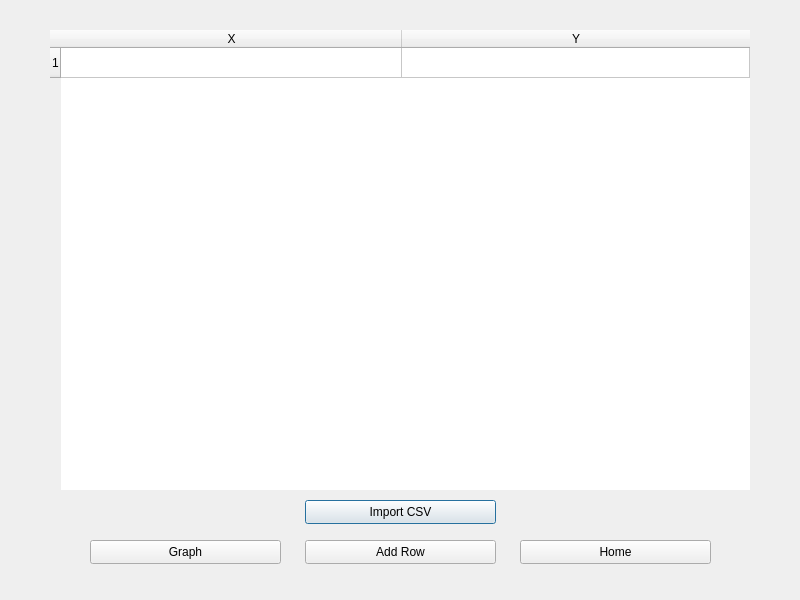
<?xml version="1.0" encoding="UTF-8"?>
<ui version="4.0">
 <class>dataWindow</class>
 <widget class="QDialog" name="dataWindow">
  <property name="geometry">
   <rect>
    <x>0</x>
    <y>0</y>
    <width>800</width>
    <height>600</height>
   </rect>
  </property>
  <property name="minimumSize">
   <size>
    <width>800</width>
    <height>600</height>
   </size>
  </property>
  <property name="maximumSize">
   <size>
    <width>800</width>
    <height>600</height>
   </size>
  </property>
  <property name="windowTitle">
   <string>Dialog</string>
  </property>
  <widget class="QStackedWidget" name="sWDataWindow">
   <property name="geometry">
    <rect>
     <x>0</x>
     <y>0</y>
     <width>801</width>
     <height>601</height>
    </rect>
   </property>
   <property name="frameShape">
    <enum>QFrame::NoFrame</enum>
   </property>
   <property name="midLineWidth">
    <number>1</number>
   </property>
   <property name="currentIndex">
    <number>0</number>
   </property>
   <widget class="QWidget" name="dataTable">
    <widget class="QTableWidget" name="tblTDataPoints">
     <property name="geometry">
      <rect>
       <x>50</x>
       <y>30</y>
       <width>700</width>
       <height>460</height>
      </rect>
     </property>
     <property name="minimumSize">
      <size>
       <width>700</width>
       <height>460</height>
      </size>
     </property>
     <property name="maximumSize">
      <size>
       <width>700</width>
       <height>460</height>
      </size>
     </property>
     <property name="autoFillBackground">
      <bool>false</bool>
     </property>
     <property name="frameShape">
      <enum>QFrame::NoFrame</enum>
     </property>
     <property name="frameShadow">
      <enum>QFrame::Plain</enum>
     </property>
     <property name="midLineWidth">
      <number>1</number>
     </property>
     <property name="verticalScrollBarPolicy">
      <enum>Qt::ScrollBarAsNeeded</enum>
     </property>
     <property name="horizontalScrollBarPolicy">
      <enum>Qt::ScrollBarAsNeeded</enum>
     </property>
     <property name="sizeAdjustPolicy">
      <enum>QAbstractScrollArea::AdjustIgnored</enum>
     </property>
     <property name="autoScroll">
      <bool>false</bool>
     </property>
     <property name="alternatingRowColors">
      <bool>true</bool>
     </property>
     <property name="textElideMode">
      <enum>Qt::ElideLeft</enum>
     </property>
     <property name="showGrid">
      <bool>true</bool>
     </property>
     <property name="sortingEnabled">
      <bool>false</bool>
     </property>
     <attribute name="horizontalHeaderCascadingSectionResizes">
      <bool>false</bool>
     </attribute>
     <attribute name="horizontalHeaderDefaultSectionSize">
      <number>341</number>
     </attribute>
     <attribute name="horizontalHeaderShowSortIndicator" stdset="0">
      <bool>false</bool>
     </attribute>
     <attribute name="horizontalHeaderStretchLastSection">
      <bool>true</bool>
     </attribute>
     <row>
      <property name="text">
       <string>1</string>
      </property>
     </row>
     <column>
      <property name="text">
       <string>X</string>
      </property>
     </column>
     <column>
      <property name="text">
       <string>Y</string>
      </property>
     </column>
    </widget>
    <widget class="QPushButton" name="btnTDataCSV">
     <property name="geometry">
      <rect>
       <x>305</x>
       <y>500</y>
       <width>191</width>
       <height>24</height>
      </rect>
     </property>
     <property name="text">
      <string>Import CSV</string>
     </property>
    </widget>
    <widget class="QPushButton" name="btnTDataRow">
     <property name="geometry">
      <rect>
       <x>305</x>
       <y>540</y>
       <width>191</width>
       <height>24</height>
      </rect>
     </property>
     <property name="text">
      <string>Add Row</string>
     </property>
    </widget>
    <widget class="QPushButton" name="btnTDataGraph">
     <property name="geometry">
      <rect>
       <x>90</x>
       <y>540</y>
       <width>191</width>
       <height>24</height>
      </rect>
     </property>
     <property name="text">
      <string>Graph</string>
     </property>
    </widget>
    <widget class="QPushButton" name="btnTDataHome">
     <property name="geometry">
      <rect>
       <x>520</x>
       <y>540</y>
       <width>191</width>
       <height>24</height>
      </rect>
     </property>
     <property name="text">
      <string>Home</string>
     </property>
    </widget>
   </widget>
   <widget class="QWidget" name="graphViewer">
    <widget class="QWidget" name="gridLayoutWidget">
     <property name="geometry">
      <rect>
       <x>80</x>
       <y>90</y>
       <width>661</width>
       <height>451</height>
      </rect>
     </property>
     <layout class="QGridLayout" name="lytDataWindowCanvas"/>
    </widget>
    <widget class="QFrame" name="frameDataWindowBar">
     <property name="geometry">
      <rect>
       <x>0</x>
       <y>0</y>
       <width>801</width>
       <height>71</height>
      </rect>
     </property>
     <property name="frameShape">
      <enum>QFrame::StyledPanel</enum>
     </property>
     <property name="frameShadow">
      <enum>QFrame::Raised</enum>
     </property>
     <widget class="QWidget" name="verticalLayoutWidget">
      <property name="geometry">
       <rect>
        <x>0</x>
        <y>0</y>
        <width>801</width>
        <height>71</height>
       </rect>
      </property>
      <layout class="QVBoxLayout" name="lytDataWindowBar"/>
     </widget>
    </widget>
    <widget class="QPushButton" name="btnDataWindowHome">
     <property name="geometry">
      <rect>
       <x>330</x>
       <y>560</y>
       <width>161</width>
       <height>24</height>
      </rect>
     </property>
     <property name="text">
      <string>Home</string>
     </property>
    </widget>
   </widget>
   <widget class="QWidget" name="randomDataGrpah">
    <widget class="QLineEdit" name="txtRDataNum">
     <property name="geometry">
      <rect>
       <x>270</x>
       <y>170</y>
       <width>261</width>
       <height>31</height>
      </rect>
     </property>
     <property name="placeholderText">
      <string>Number of Data Points</string>
     </property>
    </widget>
    <widget class="QLineEdit" name="txtRDataXLwr">
     <property name="geometry">
      <rect>
       <x>270</x>
       <y>230</y>
       <width>121</width>
       <height>31</height>
      </rect>
     </property>
     <property name="placeholderText">
      <string>X Lower Bound</string>
     </property>
    </widget>
    <widget class="QLineEdit" name="txtRDataXUpr">
     <property name="geometry">
      <rect>
       <x>410</x>
       <y>230</y>
       <width>121</width>
       <height>31</height>
      </rect>
     </property>
     <property name="placeholderText">
      <string>X Upper Bound</string>
     </property>
    </widget>
    <widget class="QLineEdit" name="txtRDataYLwr">
     <property name="geometry">
      <rect>
       <x>270</x>
       <y>290</y>
       <width>121</width>
       <height>31</height>
      </rect>
     </property>
     <property name="placeholderText">
      <string>Y Lower Bound</string>
     </property>
    </widget>
    <widget class="QLineEdit" name="txtRDataYUpr">
     <property name="geometry">
      <rect>
       <x>410</x>
       <y>290</y>
       <width>121</width>
       <height>31</height>
      </rect>
     </property>
     <property name="placeholderText">
      <string>Y Upper Bound</string>
     </property>
    </widget>
    <widget class="QPushButton" name="btnRDataGraph">
     <property name="geometry">
      <rect>
       <x>244</x>
       <y>350</y>
       <width>141</width>
       <height>41</height>
      </rect>
     </property>
     <property name="text">
      <string>Graph</string>
     </property>
    </widget>
    <widget class="QPushButton" name="btnRDataHome">
     <property name="geometry">
      <rect>
       <x>420</x>
       <y>350</y>
       <width>141</width>
       <height>41</height>
      </rect>
     </property>
     <property name="text">
      <string>Home</string>
     </property>
    </widget>
    <widget class="QGraphicsView" name="gVRData">
     <property name="geometry">
      <rect>
       <x>130</x>
       <y>40</y>
       <width>541</width>
       <height>511</height>
      </rect>
     </property>
    </widget>
    <zorder>gVRData</zorder>
    <zorder>txtRDataNum</zorder>
    <zorder>txtRDataXLwr</zorder>
    <zorder>txtRDataXUpr</zorder>
    <zorder>txtRDataYLwr</zorder>
    <zorder>txtRDataYUpr</zorder>
    <zorder>btnRDataGraph</zorder>
    <zorder>btnRDataHome</zorder>
   </widget>
  </widget>
 </widget>
 <resources/>
 <connections/>
</ui>
